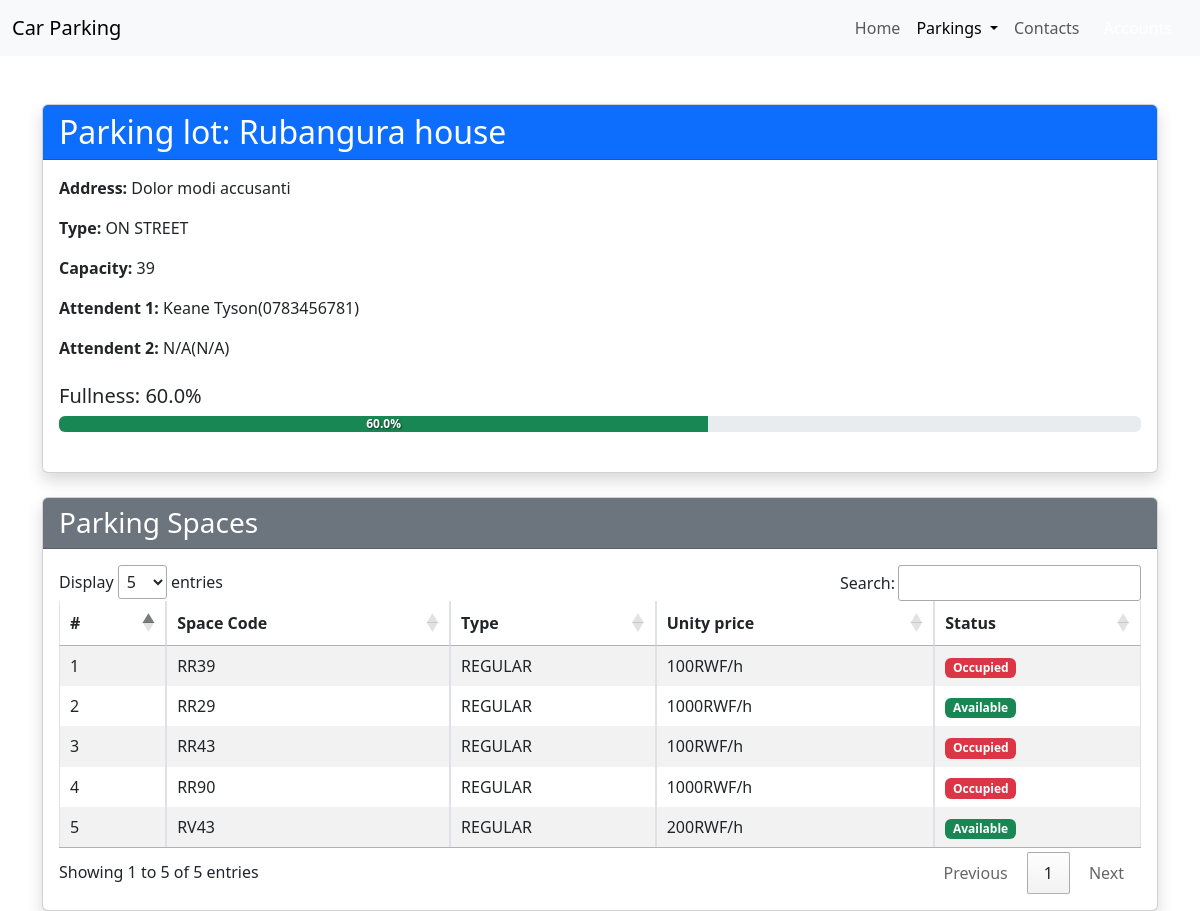
/parking/5, run on the app's committed database.
### app/models.py (models this page shows, shortened)
class ParkingLot(models.Model):
    name = models.CharField(max_length=255, unique=True)
    gpsLocation = models.CharField(max_length=255)
    address = models.CharField(max_length=255)
    type = models.CharField(max_length=20, choices=[('ON STREET', 'On Street'), ('OFF STREET', 'Off Street')], default='ON STREET')
    capacity = models.IntegerField()
    restrictions = models.CharField(max_length=255, blank=True, null=True)  # Store as a comma-separated string
    security = models.BooleanField(default=False)
    lighting = models.BooleanField(default=False)
    chargingStation = models.BooleanField(default=False)
    manager_1 = models.ForeignKey('User', related_name='primary_manager', null=True, on_delete=models.SET_NULL)
    manager_2 = models.ForeignKey('User', related_name='secondary_manager', null=True, blank=True, on_delete=models.SET_NULL)
    created_at = models.DateTimeField(auto_now_add=True)

class User(AbstractUser):
    class Role(models.TextChoices):
        ATTENDANTS = "ATTENDANTS", "Attendants"
        ADMIN = "ADMIN", "Admin"
        CLIENT = "CLIENT", "Client"
    role = models.CharField(
        max_length=50,
        choices=Role.choices,
        default=Role.CLIENT  # Set default role to CLIENT
    )
    phone_number = models.CharField(
        validators=[phone_regex],
        max_length=10,
        unique=True,
        null=True
    )
    groups = models.ManyToManyField(
        'auth.Group',
        related_name='users',
        blank=True,
        help_text='The groups this user belongs to.'
    )
    user_permissions = models.ManyToManyField(
        'auth.Permission',
        related_name='users',
        blank=True,
        help_text='Specific permissions for this user.'
    )

class ParkingSpace(models.Model):
    parking_lot = models.ForeignKey('ParkingLot', on_delete=models.PROTECT, related_name='parking_spaces')
    subscription = models.ForeignKey('Subscription', on_delete=models.PROTECT, null=True, blank=True)
    space_code = models.CharField(max_length=6, unique=True)
    type = models.CharField(max_length=20, choices=SPACE_TYPE_CHOICES, default='REGULAR')
    status = models.BooleanField(default=False)
    created_at = models.DateTimeField(auto_now_add=True)

class Subscription(models.Model):
    name = models.CharField(max_length=255, unique=True)
    price = models.IntegerField()
    discount_rate = models.PositiveIntegerField(validators=[MaxValueValidator(100)])
    terms = models.TextField()
    created_at = models.DateTimeField(auto_now_add=True)

### app/views.py (the view)
# urls.py: path('parking/<int:parking_id>', views.parkingH, name="parkingH"),
def parkingH(request, parking_id):
    parking_lot = get_object_or_404(ParkingLot, id=parking_id)
    parking_spaces = parking_lot.parking_spaces.all()
    total_spaces = parking_spaces.count()
    occupied_spaces = parking_spaces.filter(status=True).count()  # Status True = occupied
    fullness_percentage = (occupied_spaces / total_spaces) * 100 if total_spaces > 0 else 0
    parkinglots = ParkingLot.objects.all()
    context = {
        'parking_lot': parking_lot,
        'parking_spaces': parking_spaces,
        'fullness_percentage': round(fullness_percentage, 2),
        'active_menu': 'parkingH',
        'parkinglots': parkinglots,
    }
    return render(request, 'parking_details.html', context)

### app/templates/app/parking_details.html (shortened to what this page needs)
<!DOCTYPE html>
<html lang="en">
<head>
    <link href="https://cdn.jsdelivr.net/npm/bootstrap@5.3.0/dist/css/bootstrap.min.css" rel="stylesheet">
    <link href="https://cdn.datatables.net/1.13.5/css/jquery.dataTables.min.css" rel="stylesheet">
</head>
<body>
    <nav class="navbar navbar-expand-lg navbar-light bg-light">
        <div class="container-fluid">
          <a class="navbar-brand" href="/">Car Parking</a>
          <div class="collapse navbar-collapse" id="navbarNav">
            <ul class="navbar-nav ms-auto">
              <li class="nav-item">
                <a class="nav-link" href="/">Home</a>
              </li>
              <li class="nav-item dropdown">
                <a class="nav-link dropdown-toggle active" href="#" id="parkingsDropdown" role="button"
                  data-bs-toggle="dropdown" aria-expanded="false">
                  Parkings
                </a>
              </li>
              <li class="nav-item">
                <a class="nav-link" href="/contact">Contacts</a>
              </li>
              {% if user.is_authenticated %}
              <li class="nav-item">
                <a class="nav-link" href="{% url 'dashboard' %}">{{ user.username }}</a>
              </li>
              <li class="nav-item">
                <a class="nav-link btn btn-danger text-dark px-3" href="{% url 'logoutuser' %}" style="border-radius: 20px;">
                  Logout
                </a>
              </li>
              {% else %}
              <li class="nav-item">
                <a class="nav-link btn btn-primary text-white px-3" href="{% url 'login' %}" style="border-radius: 20px;">
                </a>
              </li>
              {% endif %}
            </ul>
          </div>
        </div>
      </nav>
    <div class="container mt-5">
        <div class="card shadow mb-4">
            <div class="card-header bg-primary text-white">
                <h2 class="mb-0">Parking lot: {{ parking_lot.name }}</h2>
            </div>
            <div class="card-body">
                <p><strong>Address:</strong> {{ parking_lot.address }}</p>
                <p><strong>Type:</strong> {{ parking_lot.type }}</p>
                <p><strong>Capacity:</strong> {{ parking_lot.capacity }}</p>
                <p><strong>Attendent 1:</strong> {{ parking_lot.manager_1.get_full_name|default:"N/A" }}({{ parking_lot.manager_1.phone_number }})</p>
                <p><strong>Attendent 2:</strong> {{ parking_lot.manager_2.get_full_name|default:"N/A" }}({{ parking_lot.manager_2.phone_number|default:"N/A" }})</p>
                <h5 class="mt-4">Fullness: {{ fullness_percentage }}%</h5>
                <div class="progress mb-4">
                    <div class="progress-bar bg-success" role="progressbar" style="width: {{ fullness_percentage }}%"
                         aria-valuenow="{{ fullness_percentage }}" aria-valuemin="0" aria-valuemax="100">
                        {{ fullness_percentage }}%
                    </div>
                </div>
            </div>
        </div>
        <div class="card shadow">
            <div class="card-header bg-secondary text-white">
                <h3 class="mb-0">Parking Spaces</h3>
            </div>
            <div class="card-body">
                <table id="parkingSpacesTable" class="table table-striped table-bordered">
                    <thead>
                        <tr>
                            <th>#</th>
                            <th>Space Code</th>
                            <th>Type</th>
                            <th>Unity price</th>
                            <th>Status</th>
                        </tr>
                    </thead>
                    <tbody>
                        {% for space in parking_spaces %}
                        <tr>
                            <td>{{ forloop.counter }}</td>
                            <td>{{ space.space_code }}</td>
                            <td>{{ space.type }}</td>
                            <td>{{ space.subscription.price }}RWF/h</td>
                            <td>
                                {% if space.status %}
                                <span class="badge bg-danger">Occupied</span>
                                {% else %}
                                <span class="badge bg-success">Available</span>
                                {% endif %}
                            </td>
                        </tr>
                        {% endfor %}
                    </tbody>
                </table>
            </div>
        </div>
    </div>
</body>
</html>

### app/templates/app/parking_details.html (style rules this page uses)
.progress-bar { font-weight: bold; text-shadow: 1px 1px 2px rgba(0, 0, 0, 0.61); }
.navbar .dropdown-toggle::after { transition: transform 0.3s ease-in-out; }

### data on the page
ParkingLot: name "Rubangura house", address "Dolor modi accusanti", type "ON STREET", capacity "39", manager_1.get_full_name "Keane Tyson", manager_1.phone_number "0783456781", manager_2.get_full_name "N/A", manager_2.phone_number "N/A"
ParkingSpace: space_code "RR39", type "REGULAR", subscription.price "100", status "Occupied"
ParkingSpace: space_code "RR29", type "REGULAR", subscription.price "1000", status "Available"
ParkingSpace: space_code "RR43", type "REGULAR", subscription.price "100", status "Occupied"
ParkingSpace: space_code "RR90", type "REGULAR", subscription.price "1000", status "Occupied"
ParkingSpace: space_code "RV43", type "REGULAR", subscription.price "200", status "Available"

### other printed values
{{ fullness_percentage }} "60.0"
